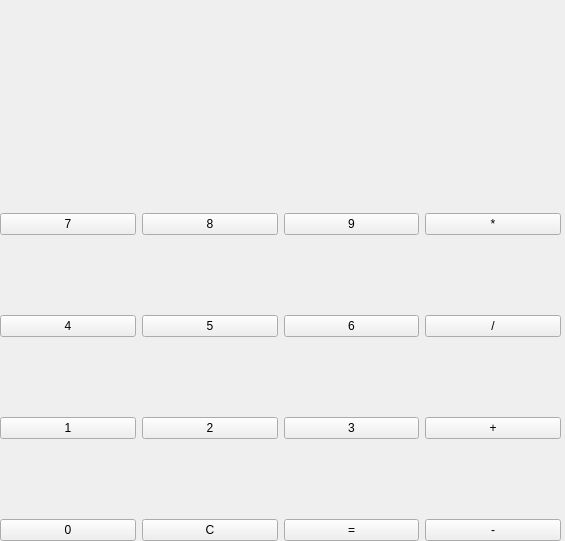
<?xml version="1.0" encoding="UTF-8"?>
<ui version="4.0">
 <class>Form</class>
 <widget class="QWidget" name="Form">
  <property name="geometry">
   <rect>
    <x>0</x>
    <y>0</y>
    <width>565</width>
    <height>541</height>
   </rect>
  </property>
  <property name="windowTitle">
   <string>Form</string>
  </property>
  <widget class="QWidget" name="gridLayoutWidget">
   <property name="geometry">
    <rect>
     <x>0</x>
     <y>0</y>
     <width>561</width>
     <height>541</height>
    </rect>
   </property>
   <layout class="QGridLayout" name="gridLayout">
    <property name="verticalSpacing">
     <number>80</number>
    </property>
    <item row="1" column="0">
     <widget class="QPushButton" name="pushButton7">
      <property name="text">
       <string>7</string>
      </property>
     </widget>
    </item>
    <item row="1" column="1">
     <widget class="QPushButton" name="pushButton8">
      <property name="text">
       <string>8</string>
      </property>
     </widget>
    </item>
    <item row="3" column="0">
     <widget class="QPushButton" name="pushButton1">
      <property name="text">
       <string>1</string>
      </property>
     </widget>
    </item>
    <item row="2" column="1">
     <widget class="QPushButton" name="pushButton5">
      <property name="text">
       <string>5</string>
      </property>
     </widget>
    </item>
    <item row="2" column="0">
     <widget class="QPushButton" name="pushButton4">
      <property name="text">
       <string>4</string>
      </property>
     </widget>
    </item>
    <item row="3" column="1">
     <widget class="QPushButton" name="pushButton2">
      <property name="text">
       <string>2</string>
      </property>
     </widget>
    </item>
    <item row="1" column="2">
     <widget class="QPushButton" name="pushButton9">
      <property name="text">
       <string>9</string>
      </property>
     </widget>
    </item>
    <item row="3" column="2">
     <widget class="QPushButton" name="pushButton3">
      <property name="text">
       <string>3</string>
      </property>
     </widget>
    </item>
    <item row="2" column="2">
     <widget class="QPushButton" name="pushButton6">
      <property name="text">
       <string>6</string>
      </property>
     </widget>
    </item>
    <item row="1" column="3">
     <widget class="QPushButton" name="pushButton_multiply">
      <property name="text">
       <string>*</string>
      </property>
     </widget>
    </item>
    <item row="2" column="3">
     <widget class="QPushButton" name="pushButton_divide">
      <property name="text">
       <string>/</string>
      </property>
     </widget>
    </item>
    <item row="4" column="2">
     <widget class="QPushButton" name="pushButton_eq">
      <property name="text">
       <string>=</string>
      </property>
     </widget>
    </item>
    <item row="3" column="3">
     <widget class="QPushButton" name="pushButton_plus">
      <property name="text">
       <string>+</string>
      </property>
     </widget>
    </item>
    <item row="4" column="3">
     <widget class="QPushButton" name="pushButton_takeaway">
      <property name="text">
       <string>-</string>
      </property>
     </widget>
    </item>
    <item row="0" column="0" colspan="4">
     <widget class="QLabel" name="label">
      <property name="sizePolicy">
       <sizepolicy hsizetype="Preferred" vsizetype="Preferred">
        <horstretch>0</horstretch>
        <verstretch>0</verstretch>
       </sizepolicy>
      </property>
      <property name="font">
       <font>
        <family>Segoe UI Symbol</family>
        <pointsize>24</pointsize>
       </font>
      </property>
      <property name="text">
       <string/>
      </property>
     </widget>
    </item>
    <item row="4" column="0">
     <widget class="QPushButton" name="pushButton0">
      <property name="enabled">
       <bool>true</bool>
      </property>
      <property name="sizePolicy">
       <sizepolicy hsizetype="Minimum" vsizetype="Fixed">
        <horstretch>0</horstretch>
        <verstretch>0</verstretch>
       </sizepolicy>
      </property>
      <property name="text">
       <string>0</string>
      </property>
     </widget>
    </item>
    <item row="4" column="1">
     <widget class="QPushButton" name="pushButton_clear">
      <property name="text">
       <string>C</string>
      </property>
     </widget>
    </item>
   </layout>
  </widget>
 </widget>
 <resources/>
 <connections/>
</ui>
